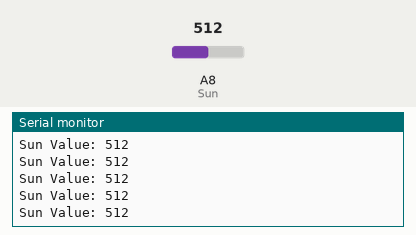
A sketch run on a simulated Arduino Mega 2560, built with avr-gcc and run on an emulated ATmega2560. Shown: the last lines printed to the serial monitor. The test bench sets the inputs (shaded band); at power-on: A8 (Sun) = 512.

Above: at 1.2 s.
1.3 s: A8 (Sun) set to 108
At 1.8 s:
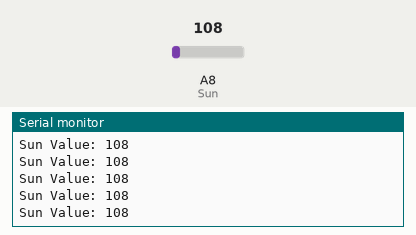
4.3 s: A8 (Sun) set to 91
At 4.8 s:
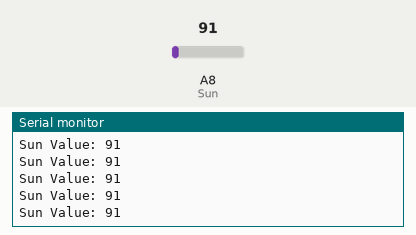
13.3 s: A8 (Sun) set to 985
At 13.8 s:
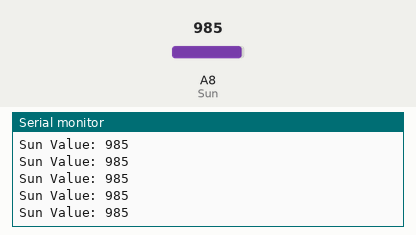
16.3 s: A8 (Sun) set to 1007
At 16.8 s:
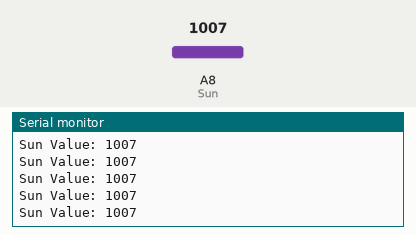
Timing chart, 0 to 19.3 s (numbered marks = the images above; inputs shaded):
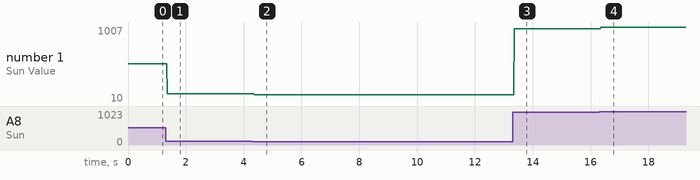

Measured:
- after the input at 1.3 s, the serial monitor: prints a new line after 0.06 s (image 1)
- after the input at 4.3 s, the serial monitor: prints a new line after 0.06 s (image 2)
- after the input at 13.3 s, the serial monitor: prints a new line after 0.06 s (image 3)
- after the input at 16.3 s, the serial monitor: prints a new line after 0.06 s (image 4)
- plotted number 1: 512 → 108 after the input at 1.3 s, 108 → 91 after the input at 4.3 s, 91 → 985 after the input at 13.3 s, 985 → 10 after the input at 16.3 s

The sketch:

sun.ino
```cpp
#define Sun A8 //sunlight sensor analog pin

void setup() {
  // put your setup code here, to run once:
Serial.begin(9600);
}

void loop() {
  // put your main code here, to run repeatedly:
Serial.print("Sun Value: ");
Serial.println(analogRead(Sun));
}
```
